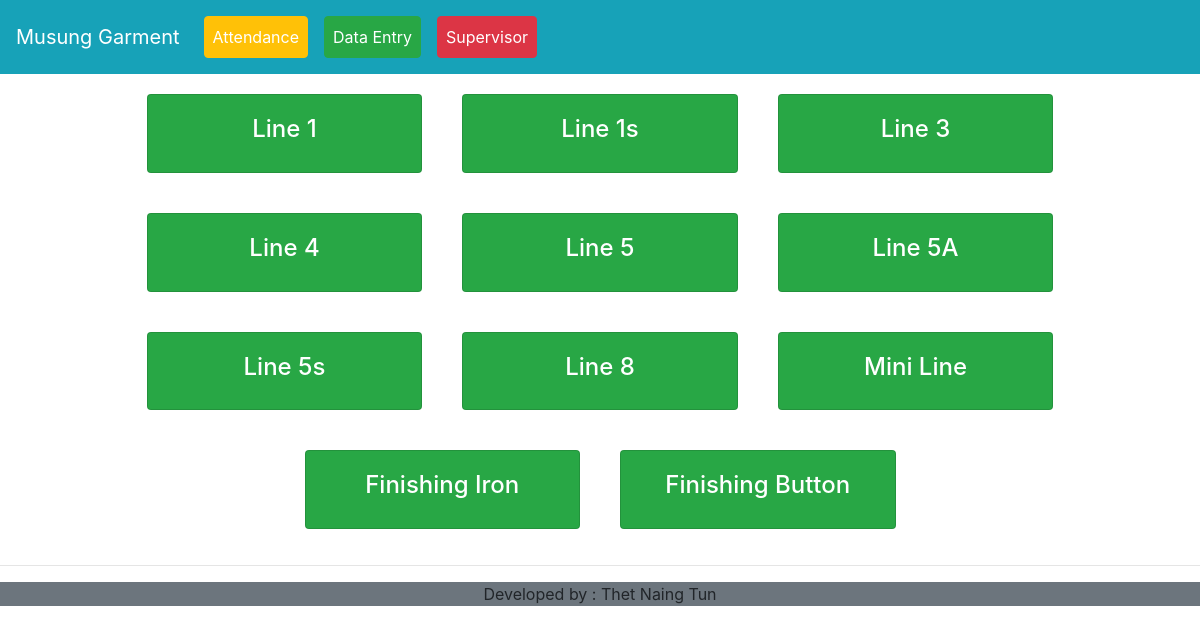
Screenshot of /daily_rep_view/ with the database file from the repository.
### myapp/models.py (models this page shows, shortened)
class line(models.Model):
    line_name = models.CharField(max_length=255)
    target = models.PositiveIntegerField(default=0)

### myapp/views.py (the view)
# urls.py: path('daily_rep_view/', views.daily_rep_view, name='daily_rep_view'),
def daily_rep_view(request):
    today = datetime.date.today()
    lis = line.objects.all()
    op = daily_report.objects.filter(created_date=today, absant=False)
    context = {'lis':lis, 'op':op}
    return render(request, 'data_entry.html', context)

### templates/data_entry.html
{% extends 'base.html' %}
{% block content %}
<div class="row text-center justify-content-md-center ">
   {% for i in lis %}
   <a href="{% url 'myapp:daily_rep_filter_by_line' i.id %}" class="col-md-3 m-1 p-3">
      <div class="card bg-success text-white">
         <div class="card-body h4">
            {{i.line_name}}
         </div>
       </div>
   </a>
   {% endfor %}
</div>
<hr>
{% endblock content %}

### rows the page displays
line: line_name "Line 1"
line: line_name "Line 1s"
line: line_name "Line 3"
line: line_name "Line 4"
line: line_name "Line 5"
line: line_name "Line 5A"
line: line_name "Line 5s"
line: line_name "Line 8"
line: line_name "Mini Line"
line: line_name "Finishing Iron"
line: line_name "Finishing Button"
